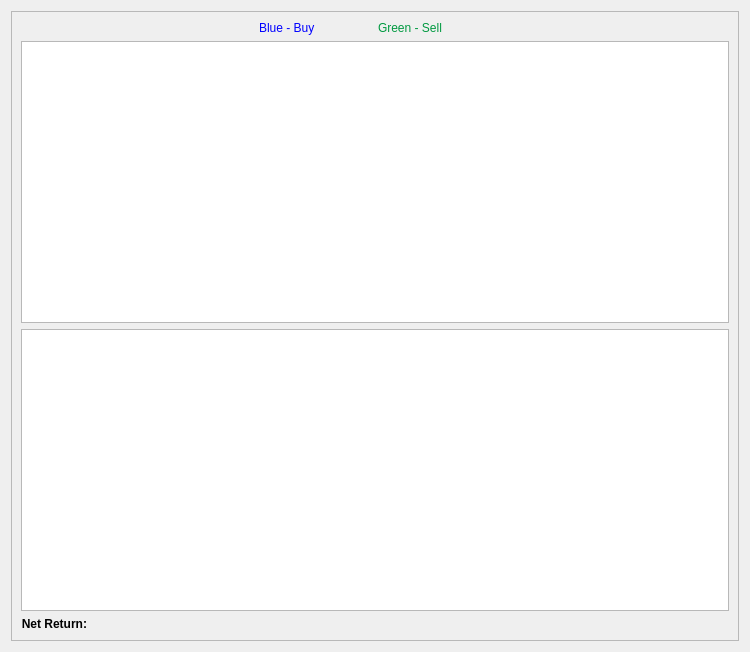
<?xml version="1.0" encoding="UTF-8"?>
<ui version="4.0">
 <class>DisplayAnalysis</class>
 <widget class="QWidget" name="DisplayAnalysis">
  <property name="geometry">
   <rect>
    <x>0</x>
    <y>0</y>
    <width>750</width>
    <height>652</height>
   </rect>
  </property>
  <property name="sizePolicy">
   <sizepolicy hsizetype="Expanding" vsizetype="Expanding">
    <horstretch>0</horstretch>
    <verstretch>0</verstretch>
   </sizepolicy>
  </property>
  <property name="windowTitle">
   <string>Form</string>
  </property>
  <layout class="QVBoxLayout" name="verticalLayout_2">
   <item>
    <widget class="QScrollArea" name="scrollArea">
     <property name="sizePolicy">
      <sizepolicy hsizetype="Expanding" vsizetype="Expanding">
       <horstretch>0</horstretch>
       <verstretch>0</verstretch>
      </sizepolicy>
     </property>
     <property name="widgetResizable">
      <bool>true</bool>
     </property>
     <widget class="QWidget" name="scrollViewGraph">
      <property name="geometry">
       <rect>
        <x>0</x>
        <y>0</y>
        <width>726</width>
        <height>628</height>
       </rect>
      </property>
      <layout class="QGridLayout" name="gridLayout_2">
       <item row="4" column="0">
        <layout class="QVBoxLayout" name="verticalLayout">
         <item>
          <widget class="QGraphicsView" name="graphicsGraphDisplay"/>
         </item>
         <item>
          <widget class="QTableWidget" name="returnsAnalysis"/>
         </item>
         <item>
          <layout class="QHBoxLayout" name="horizontalLayout" stretch="0,20">
           <item>
            <widget class="QLabel" name="label_8">
             <property name="font">
              <font>
               <weight>75</weight>
               <bold>true</bold>
              </font>
             </property>
             <property name="text">
              <string>Net Return:</string>
             </property>
             <property name="alignment">
              <set>Qt::AlignRight|Qt::AlignTrailing|Qt::AlignVCenter</set>
             </property>
            </widget>
           </item>
           <item>
            <widget class="QLabel" name="net_return_value_label">
             <property name="text">
              <string/>
             </property>
            </widget>
           </item>
          </layout>
         </item>
        </layout>
       </item>
       <item row="2" column="0" rowspan="2">
        <layout class="QHBoxLayout" name="horizontalLayout_2">
         <item>
          <widget class="QLabel" name="label_6">
           <property name="text">
            <string/>
           </property>
          </widget>
         </item>
         <item>
          <widget class="QLabel" name="label_5">
           <property name="text">
            <string/>
           </property>
          </widget>
         </item>
         <item>
          <widget class="QLabel" name="label">
           <property name="text">
            <string>&lt;span style=&quot;color:blue&quot;&gt;Blue - Buy&lt;/span&gt;</string>
           </property>
          </widget>
         </item>
         <item>
          <widget class="QLabel" name="label_2">
           <property name="text">
            <string>&lt;html&gt;&lt;head/&gt;&lt;body&gt;&lt;p&gt;&lt;span style=&quot; color:#009940;&quot;&gt;Green - Sell&lt;/span&gt;&lt;/p&gt;&lt;/body&gt;&lt;/html&gt;</string>
           </property>
          </widget>
         </item>
         <item>
          <widget class="QLabel" name="label_4">
           <property name="text">
            <string/>
           </property>
          </widget>
         </item>
         <item>
          <widget class="QLabel" name="label_3">
           <property name="text">
            <string/>
           </property>
          </widget>
         </item>
        </layout>
       </item>
      </layout>
     </widget>
    </widget>
   </item>
  </layout>
 </widget>
 <resources/>
 <connections/>
</ui>
